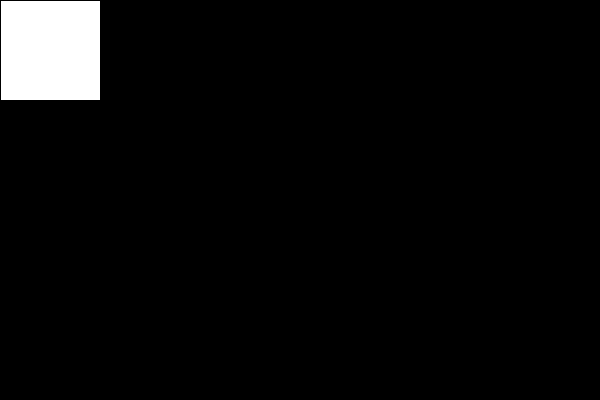
Frame 1 (no input)
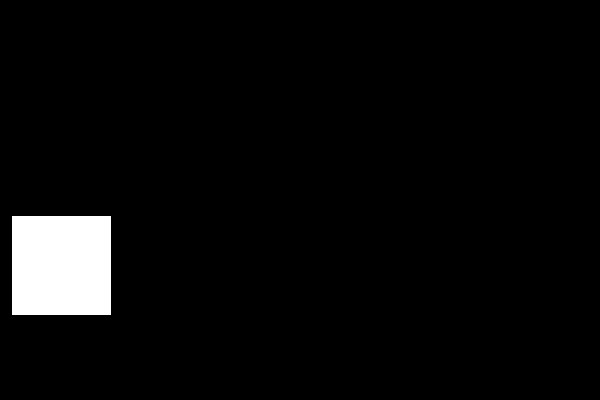
Frame 60 (the mouse pressed at the canvas centre just before this capture)
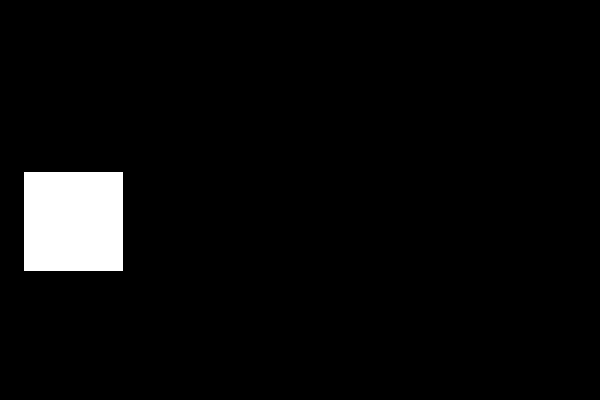
Frame 120 (the mouse held since frame 60 and released just before this capture)

The Processing sketch that drew these frames (run headless with seeded random() and noise(); from frame 60 on, the mouse is pressed at the canvas centre):

// Processing sketch: s06_animate_and_bouncefloat
// ── s06_animate_and_bouncefloat.pde
/*
 * Move right and bounce off the right edge
 * @author Dov Kruger
 * @created 2014-02-01
 * (c)2014 Ad Astra Education
 * Permission granted to use for non-commercial educational purposes
 * provided this comment is left intact
 */
void setup() {
  size(600,400);
}

float x = 0, y = 0;
float speedx = 0.2, speedy = 3.65;
final int SIZE = 100;
void draw() {    // draw is called over and over again
  background(0); // set background to black
  rect(x,y, SIZE,SIZE);
  x = x + speedx;
  y = y + speedy;
  if (x < 0 || x + SIZE >= width) {
    speedx = -speedx;
  }
  if (y < 0 || y + SIZE >= height) {
    speedy = -speedy;
  }

}
